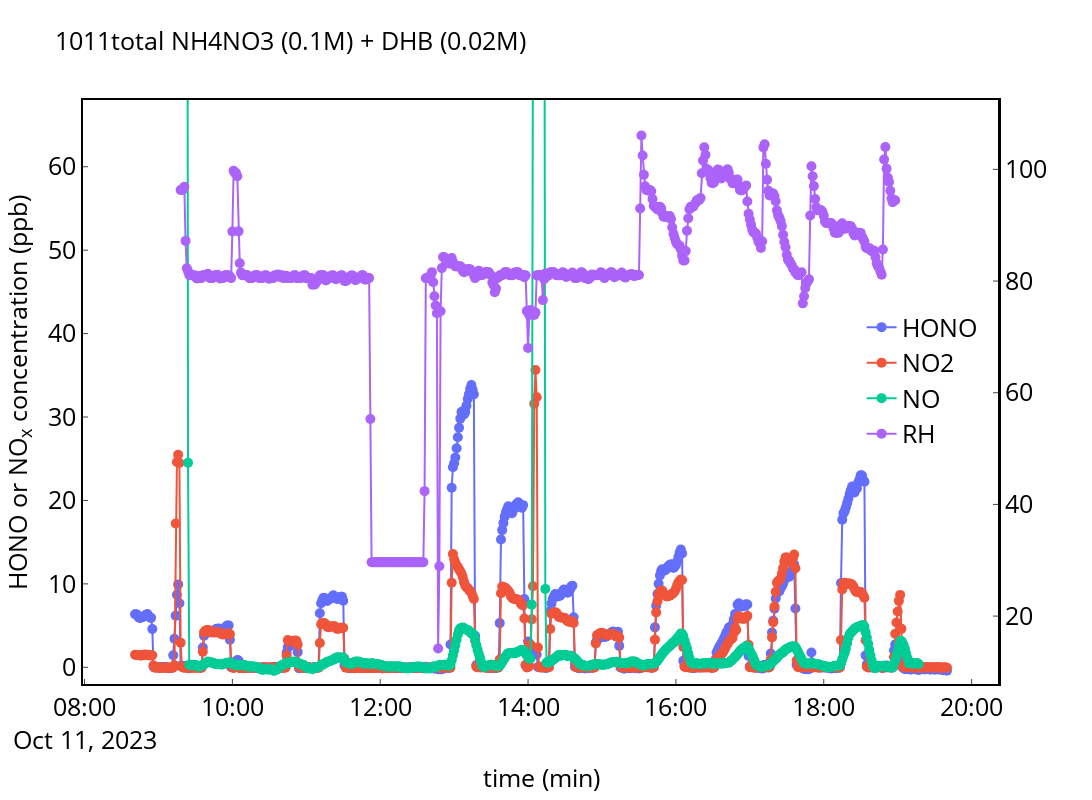

Source (notebook cell):
### Code cell
# nox_path='data/T200_NOx_/2023-10-05_09.11.18_PC14751_T200_NOx.dat'
# nox_path='data/T200_NOx_/2023-10-05_09.11.18_PC14751_T200_NOx.dat'
nox_path='data/T200_NOx_/2023-10-11_09.18.25_PC14751_T200_NOx.dat'
no2_path='data/NO2_ICAD/2023_10_11_Channel1_Data.dat'
hono_path='data/HONO_ICAD/2023_10_11_Channel1_Data.dat'
# rh_path='data/Humidity_Sensors_/2023-10-05_09.11.20_PC14751_Humidity_Sensors.dat'
rh_path='data/Humidity_Sensors_/2023-10-11_09.18.24_PC14751_Humidity_Sensors.dat'

hono=pd.read_csv(hono_path,sep = '\t', engine='python') #HONO from ICAD
no2=pd.read_csv(no2_path,sep = '\t', engine='python') #NO2 from ICAD
nox=pd.read_csv(nox_path,sep = '\t', header=1, engine='python') #no of nox analyzer
rh=pd.read_csv(rh_path,sep = '\t', header=1, encoding= 'unicode_escape', engine='python') #RH data

#ICAD
hono['Start Date/Time (UTC)']=pd.to_datetime(hono['Start Date/Time (UTC)'])
no2['Start Date/Time (UTC)']=pd.to_datetime(no2['Start Date/Time (UTC)'])

#NOx analyzer
nox['datetime']=nox['Date']+ nox['Time']
nox['time']= pd.to_datetime(nox['datetime'], format='%d.%m.%Y%H:%M:%S') 


#RH sensor
rh['datetime']=rh['Date']+ rh['Time']
rh['time']= pd.to_datetime(rh['datetime'], format='%d.%m.%Y%H:%M:%S') 

hono['Time_correct']=hono['Start Date/Time (UTC)']+timedelta(hours=2, minutes=1)
hono['Time_correct']= pd.to_datetime(hono['Time_correct'], format='%d.%m.%Y%H:%M:%S') 

no2['Time_correct']=no2['Start Date/Time (UTC)']+timedelta(hours=2, minutes=1)
no2['Time_correct']= pd.to_datetime(no2['Time_correct'], format='%d.%m.%Y%H:%M:%S') 


df_hono_icad=pd.DataFrame()
df_no2_icad=pd.DataFrame()
df_rh=pd.DataFrame()
df_nox_t200=pd.DataFrame()

df_hono_icad['time']=hono['Time_correct']
df_no2_icad['time']=no2['Time_correct']
df_nox_t200['time']=nox['time']
df_rh['time']=rh['time']
df_rh['dew_point']=rh['DP7[°C]']
df_hono_icad['hono']=hono['HONO (ppb)']
df_no2_icad['no2']=no2['NO2 (ppb)']
df_nox_t200['no']=nox['NO']
df_nox_t200['NO2']=nox['NO2']

average_interval='60s'
df_hono_icad=df_hono_icad.resample(average_interval,on='time').mean()
df_hono_icad['date_time']=df_hono_icad.index

df_no2_icad=df_no2_icad.resample(average_interval,on='time').mean()
df_no2_icad['date_time']=df_no2_icad.index
df_no2_icad['date_time']= pd.to_datetime(df_no2_icad['date_time']) 

df_rh=df_rh.resample(average_interval,on='time').mean()
df_rh['date_time']=df_rh.index
df_rh['rh']=dp_to_rh (df_rh.dew_point,18)
df_nox_t200=df_nox_t200.resample(average_interval,on='time').mean()
df_nox_t200['date_time']=df_nox_t200.index

df=pd.merge(pd.merge(pd.merge(df_hono_icad,df_no2_icad,on='date_time'),df_nox_t200,on='date_time'),df_rh,on='date_time')
# df=pd.merge(pd.merge(df_hono_icad,df_no2_icad,on='date_time'),df_nox_t200,on='date_time')
# df=pd.merge(df_hono_icad,df_no2_icad,on='date_time')

# correct HONO background
print(df[df['date_time'] == '2023-10-05 8:30:00'])

# df.hono=df.hono-df.hono[46:76].mean()
time_start=0
# df=df[time_start:time_start+30+30]
# df=df[time_start:time_start+39]

x_minutes=(df['date_time'] - df['date_time'][time_start]).dt.total_seconds().div(60).astype(int)
df['x_minutes']=x_minutes

x= df.x_minutes
x= df.date_time

fig_1= go.Figure()
fig_1.add_trace(go.Scatter(x=df_hono_icad.date_time[400:1060],y=df_hono_icad.hono[400:1060],yaxis = "y1",mode='markers+lines',marker_size=10,line_width=2,name="HONO"))
fig_1.add_trace(go.Scatter(x=df_no2_icad.date_time[400:1060],y=df_no2_icad.no2[400:1060],yaxis = "y1",mode='markers+lines',marker_size=10,line_width=2,name="NO2"))
fig_1.add_trace(go.Scatter(x= df_nox_t200.date_time[:600],y=df_nox_t200.no[:600],yaxis = "y1",mode='markers+lines',marker_size=10,line_width=2,name="NO"))
fig_1.add_trace(go.Scatter(x= df_rh.date_time[:],y=df_rh.rh[:],yaxis = "y2",mode='markers+lines',marker_size=10,line_width=2,name="RH"))
# fig_1.add_trace(go.Scatter(x= df.date_time,y=df.no+df.no2+df.hono,yaxis = "y1",mode='markers+lines',marker_size=10,line_width=2,name="no"))
name='1011total'
fig_1.update_layout(title=name+' NH4NO3 (0.1M) + DHB (0.02M)',titlefont=dict(color="black",size=25))
# fig_1.update_layout( bargap=0)
fig_1.update_layout(
  plot_bgcolor = 'white',paper_bgcolor = 'white',autosize=False,width=1500, height=800,
    xaxis=dict( title="time (min)",titlefont=dict(color="black",size=25),showline=True, mirror= True,tickfont=dict(color='black',size=25 ),linecolor="black", linewidth=2,ticks='inside'),
    yaxis=dict( title='HONO or NO<sub>x</sub> concentration (ppb)', zeroline=False,
               range=[-2,68],
               titlefont=dict(color="black",size=25),mirror= True,tickfont=dict(color='black',size=25 ),linecolor="black", linewidth=2,ticks='inside'),
    yaxis2=dict(title='',titlefont=dict(color="black",size=25),tickfont=dict(color="black" ,size=25),ticks='inside',anchor="free",overlaying="y", side="right", position=1, linecolor="black", linewidth=2,showticklabels = True) )
fig_1.update_layout(legend=dict(yanchor="top",y=0.65 ,xanchor="left",x=0.85,  font=dict( size=25,color="black")))
fig_1.update_layout(xaxis=dict(showgrid=False),
              yaxis=dict(showgrid=False)
)

# fig_1.add_vrect(x0=10, x1=40,annotation_text="UV-A lights on", annotation_position="top",annotation_font_size=14,fillcolor="yellow", opacity=0.3,layer="below", line_width=0)

config = {'displayModeBar': True}
fig_1.show(config=config)
fig_1.write_html(name+'.html')
fig_1.write_image(name+'.png')

### Figure 1 — Plotly figure (JSON) as saved in the notebook; plotly's stock layout.template omitted (floating-point values rounded to 4 significant figures; data arrays with more than 128 entries replaced by an {"elided": "..."} marker saying what was removed)
{"data": [{"line": {"width": 2}, "marker": {"size": 10}, "mode": "markers+lines", "name": "HONO", "type": "scatter", "x": {"elided": "660 str values"}, "y": {"elided": "660 float values"}, "yaxis": "y"}, {"line": {"width": 2}, "marker": {"size": 10}, "mode": "markers+lines", "name": "NO2", "type": "scatter", "x": {"elided": "660 str values"}, "y": {"elided": "660 float values"}, "yaxis": "y"}, {"line": {"width": 2}, "marker": {"size": 10}, "mode": "markers+lines", "name": "NO", "type": "scatter", "x": {"elided": "600 str values"}, "y": {"elided": "600 float values"}, "yaxis": "y"}, {"line": {"width": 2}, "marker": {"size": 10}, "mode": "markers+lines", "name": "RH", "type": "scatter", "x": {"elided": "581 str values"}, "y": {"elided": "581 float values"}, "yaxis": "y2"}], "layout": {"autosize": false, "height": 800, "legend": {"font": {"color": "black", "size": 25}, "x": 0.85, "xanchor": "left", "y": 0.65, "yanchor": "top"}, "paper_bgcolor": "white", "plot_bgcolor": "white", "title": {"font": {"color": "black", "size": 25}, "text": "1011total NH4NO3 (0.1M) + DHB (0.02M)"}, "width": 1500, "xaxis": {"linecolor": "black", "linewidth": 2, "mirror": true, "showgrid": false, "showline": true, "tickfont": {"color": "black", "size": 25}, "ticks": "inside", "title": {"font": {"color": "black", "size": 25}, "text": "time (min)"}}, "yaxis": {"linecolor": "black", "linewidth": 2, "mirror": true, "range": [-2, 68], "showgrid": false, "tickfont": {"color": "black", "size": 25}, "ticks": "inside", "title": {"font": {"color": "black", "size": 25}, "text": "HONO or NO<sub>x</sub> concentration (ppb)"}, "zeroline": false}, "yaxis2": {"anchor": "free", "linecolor": "black", "linewidth": 2, "overlaying": "y", "position": 1, "showticklabels": true, "side": "right", "tickfont": {"color": "black", "size": 25}, "ticks": "inside", "title": {"font": {"color": "black", "size": 25}, "text": ""}}}}
